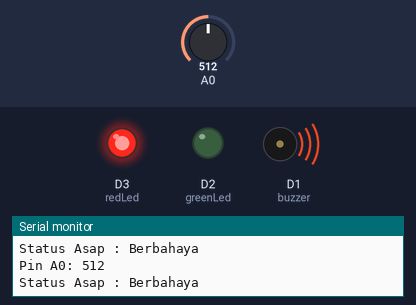
The sketch below on a simulated ESP8266 (NodeMCU). Parts: output pins drawn as LEDs (lit = HIGH), buzzer (waves = sounding, pin HIGH), the last lines printed to the serial monitor. Inputs (shaded band) come from the test bench; at power-on: A0 = 512. WiFi joins after 1.5 s; servers stay silent unless stated.

Above: at 3.0 s.
3.1 s: A0 set to 484
At 3.6 s:
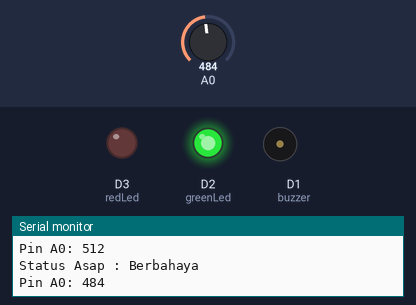
4.6 s: A0 set to 510
At 6.1 s:
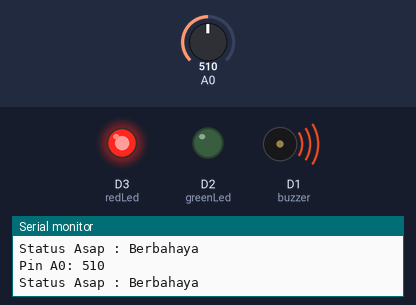
6.4 s: A0 set to 490
At 7.7 s:
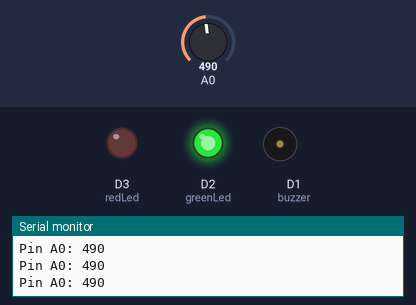
Timing chart, 0 to 9.4 s (numbered marks = the images above; inputs shaded):
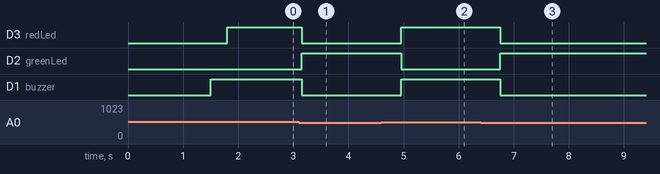

The sketch:

index.ino
```cpp
#include <SoftwareSerial.h>
#include <ESP8266WiFi.h>
#include "FirebaseESP8266.h"

int redLed = D3;
int greenLed = D2;
int buzzer = D1;
int smoke = D0;
// Your threshold value
int sensorThres = 500;

//Define FirebaseESP8266 data object
FirebaseData firebaseData;

#define WIFI_SSID "jelly"
#define WIFI_PASSWORD "punyaolin."
#define FIREBASE_HOST "just-java-ee9d8.firebaseio.com"
#define FIREBASE_AUTH "vfV4rC8tB5Xw3vih5tFwasADZpU8lFK6pM7Bcc9I"

void setup() {
  Serial.begin(115200);
  pinMode(redLed, OUTPUT);
  pinMode(greenLed, OUTPUT);
  pinMode(buzzer, OUTPUT);
  pinMode(smoke, INPUT);

  WiFi.begin(WIFI_SSID, WIFI_PASSWORD);
  Serial.print("Connecting to Wi-Fi");
  while (WiFi.status() != WL_CONNECTED)
  {
    Serial.print(".");
    delay(300);
  }
  Serial.println();
  Serial.print("Connected with IP: ");
  Serial.println(WiFi.localIP());
  Serial.println();

  Firebase.begin(FIREBASE_HOST, FIREBASE_AUTH);
  Firebase.reconnectWiFi(true);

  Firebase.setReadTimeout(firebaseData, 1000 * 60);
  Firebase.setwriteSizeLimit(firebaseData, "tiny");

  digitalWrite(buzzer, HIGH);
  delay(300);
  digitalWrite(buzzer, LOW);
}

void loop() {
  int analogSensor = analogRead(smoke);

  Serial.print("Pin A0: ");
  Serial.println(analogSensor);
  // Checks if it has reached the threshold value
  if (analogSensor > sensorThres)
  {
    Serial.println ("Status Asap : Berbahaya");
    digitalWrite(redLed, HIGH);
    digitalWrite(greenLed, LOW);
    digitalWrite(buzzer, HIGH);
    if (WiFi.status() == WL_CONNECTED) {
      Firebase.setDouble(firebaseData, "/SmokeDetector/isThere", 1);
    }
  }
  else
  {
    digitalWrite(redLed, LOW);
    digitalWrite(greenLed, HIGH);
    digitalWrite(buzzer, LOW);
    if (WiFi.status() == WL_CONNECTED) {
      Firebase.setDouble(firebaseData, "/SmokeDetector/isThere", 0);
    }
  }
  delay(300);

}
```

Measured:
- the behaviour switches between 501 and 500 on A0 (found by bisection; images 0 and 1)
- after the input at 3.1 s, D3 (redLed), D1 (buzzer): HIGH → LOW after 0.05 s; D2 (greenLed): LOW → HIGH after 0.05 s
- after the input at 4.6 s, D3 (redLed), D1 (buzzer): LOW → HIGH after 0.36 s; D2 (greenLed): HIGH → LOW after 0.36 s
- after the input at 6.4 s, D3 (redLed), D1 (buzzer): HIGH → LOW after 0.36 s; D2 (greenLed): LOW → HIGH after 0.36 s
